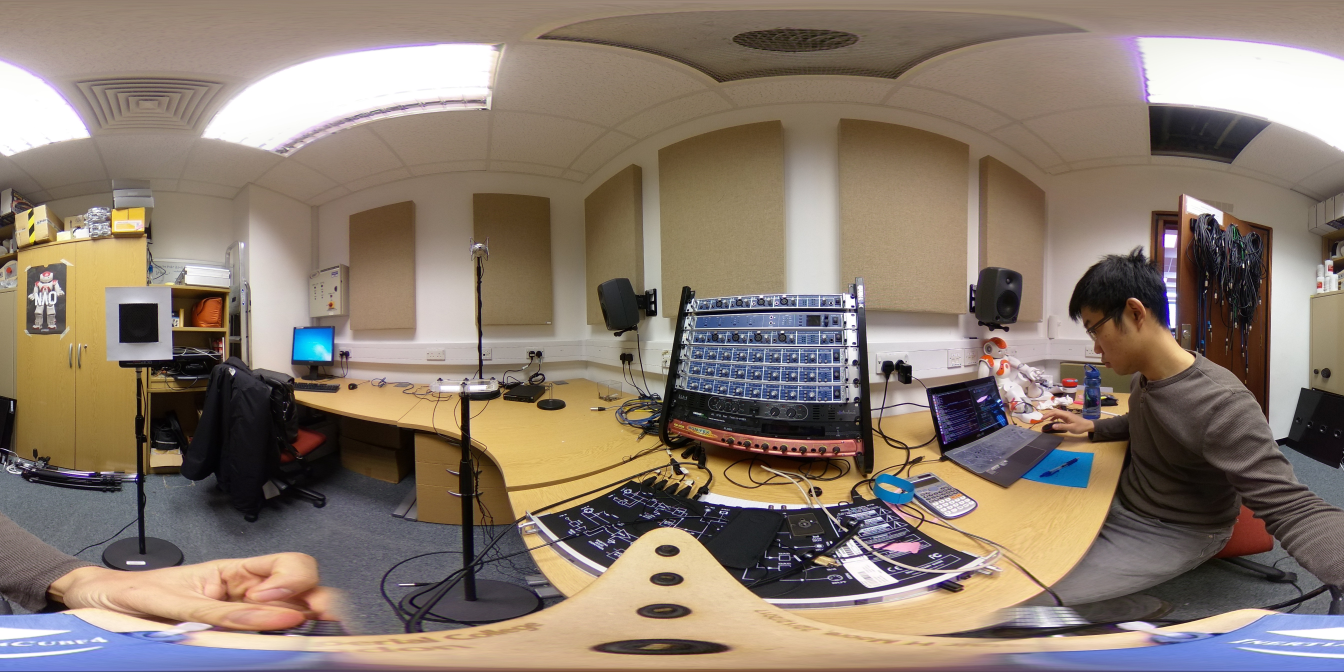
#> input picture src/images/raw_image.jpg, 5376 x 2688 px, found by its file name (shown at 1/4 size)
$ python main_test_caa140518.py   (older library calls are emulated)
#> lines starting #> are read from the running program, lines starting #| are printed output that depends on the picture
#> further down, equirectangular_img is the input picture: shape (2688, 5376, 3); mean B, G, R 110.8, 123.5, 137.9
### src/toolbox.py
######################################### Toolbox ########################################
import numpy as np
import cv2

# For remap function
from numpy import pi
from PIL import Image
import sys

# For perspective shift function:
import os

################ Global Variables ################
font = cv2.FONT_HERSHEY_SIMPLEX

################ Functions ################

######## Horizontal Plane Speaker Detection ########
# [374 lines left out: functions setEdgeParameters, getPosition, displayText, getTrueAzimuth, getTrueElevation, extendImage and 6 more, not called in this run]

######## Image Warping (For 360 Detection) ########

### For Perspective Shifts:
# https://github.com/fuenwang/Equirec2Perspec
# http://paulbourke.net/miscellaneous/sphere2persp/

class Equirectangular:
    def __init__(self, img_name):
        self._img = cv2.imread(img_name, cv2.IMREAD_COLOR)
        [self._height, self._width, _] = self._img.shape
        #cp = self._img.copy()
        #w = self._width
        #self._img[:, :w/8, :] = cp[:, 7*w/8:, :]
        #self._img[:, w/8:, :] = cp[:, :7*w/8, :]


    # [124 lines left out: functions GetPerspective, scanPerspectives, not called in this run]


### For Cube Map:
def genMapData(image_width):
	# Description: Generates the coordinates to remap equirectangular image into a cube map (Feeder for remapImage function)
	# Input: Image width
	# Output: Cube map coordinates

	in_size = [image_width, image_width * 3 / 4]
	edge = in_size[0]/4 # The length of each edge in pixels

	# Create our np arrays
	out_pix = np.zeros((in_size[1], in_size[0], 2), dtype="f4")
	xyz = np.zeros((in_size[1] * in_size[0] / 2, 3), dtype="f4")
	vals = np.zeros((in_size[1] * in_size[0] / 2, 3), dtype="i4")

	# Much faster to use an arange when we assign to to vals
	start, end = 0, 0
	rng_1 = np.arange(0, edge * 3)
	rng_2 = np.arange(edge, edge * 2)

	for i in xrange(in_size[0]):
		# 0: back
		# 1: left
		# 2: front
		# 3: right
		face = int(i / edge)
		rng = rng_1 if face == 2 else rng_2

		end += len(rng)
		vals[start:end, 0] = rng
		vals[start:end, 1] = i
		vals[start:end, 2] = face
		start = end

	# Top/bottom are special conditions
	j, i, face = vals.T
	face[j < edge] = 4  # top
	face[j >= 2 * edge] = 5  # bottom

	# Convert to image xyz
	a = 2.0 * i / edge
	b = 2.0 * j / edge
	one_arr = np.ones(len(a))
	for k in range(6):
		face_idx = face == k

		# Using the face_idx version of each is 50% quicker
		one_arr_idx = one_arr[face_idx]
		a_idx = a[face_idx]
		b_idx = b[face_idx]

		if k == 0:
			vals_to_use =  [-one_arr_idx, 1.0 - a_idx, 3.0 - b_idx]
		elif k == 1:
			vals_to_use =  [a_idx - 3.0, -one_arr_idx, 3.0 - b_idx]
		elif k == 2:
			vals_to_use =  [one_arr_idx, a_idx - 5.0, 3.0 - b_idx]
		elif k == 3:
			vals_to_use =  [7.0 - a_idx, one_arr_idx, 3.0 - b_idx]
		elif k == 4:
			vals_to_use =  [b_idx - 1.0, a_idx - 5.0, one_arr_idx]
		elif k == 5:
			vals_to_use =  [5.0 - b_idx, a_idx - 5.0, -one_arr_idx]

		xyz[face_idx] = np.array(vals_to_use).T

	# Convert to theta and pi
	x, y, z = xyz.T
	theta = np.arctan2(y, x)
	r = np.sqrt(x**2 + y**2)
	phi = np.arctan2(z, r)

	# Source img coords
	uf = (2.0 * edge * (theta + pi) / pi) % in_size[0]
	uf[uf==in_size[0]] = 0.0 # Wrap to pixel 0 (much faster than modulus)
	vf = (2.0 * edge * (pi / 2 - phi) / pi)

	# Mapping matrix
	out_pix[j, i, 0] = vf
	out_pix[j, i, 1] = uf

	map_x_32 = out_pix[:, :, 1]
	map_y_32 = out_pix[:, :, 0]
	return map_x_32, map_y_32

def remapImage(img):
	# Generates a cube map image from an equirectangular image
	# Input: Image
	# Output: Cubemap Image.jpg

#> called with img = 'images/raw_image.jpg'
	imgIn = Image.open(img)
	inSize = imgIn.size
#> inSize = (5376, 2688)

	map_x_32, map_y_32 = genMapData(inSize[0])
	cubemap = cv2.remap(np.array(imgIn), map_x_32, map_y_32, cv2.INTER_LINEAR)
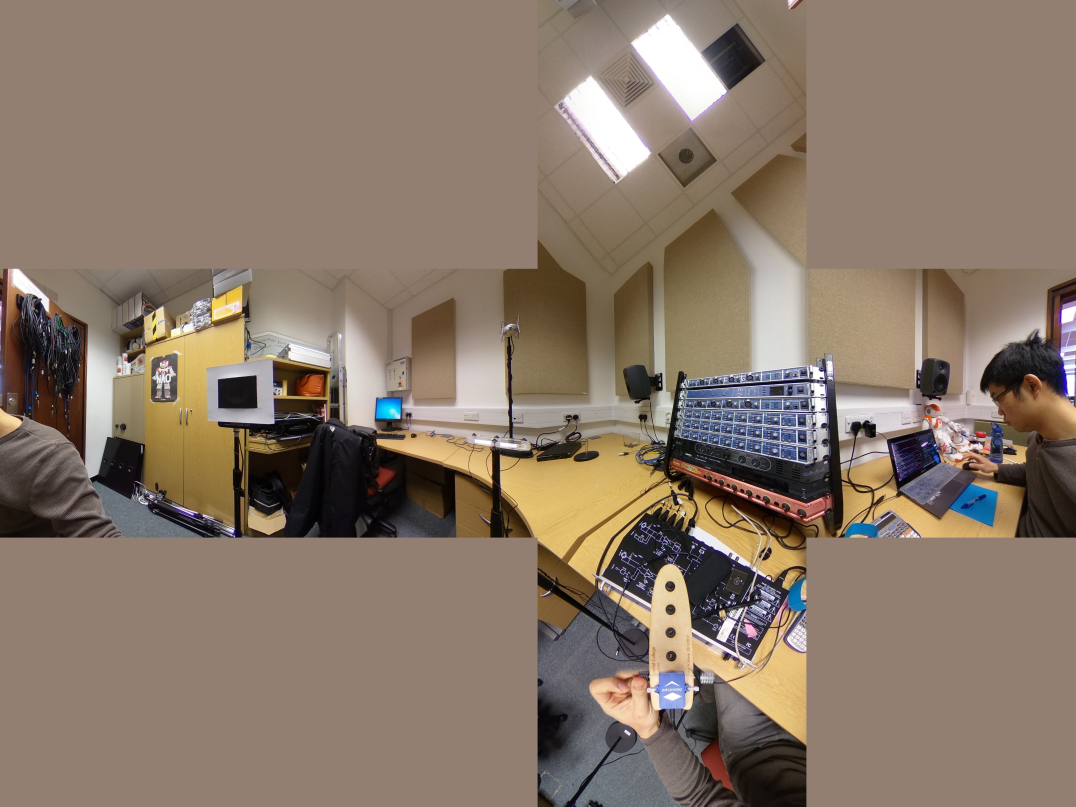
#> cubemap: shape (4032, 5376, 3) (shown at 1/5 size); mean R, G, B 136.8, 120.1, 105.4

	imgOut = Image.fromarray(cubemap)
	imgOut.save("images/process/cube_map.jpg")

	# References:
	# https://pastebin.com/Eeki92Zv (key source)
	# https://stackoverflow.com/questions/29678510/convert-21-equirectangular-panorama-to-cube-map (explanation)
	# https://github.com/bingsyslab/360projection


# Unwarping:
# https://hackaday.io/project/12384-autofan-automated-control-of-air-flow/log/41862-correcting-for-lens-distortions
# https://www.pyimagesearch.com/2014/08/25/4-point-opencv-getperspective-transform-example/

### deprecated/caa140518/main_test_caa140518.py
import toolbox as tb
import numpy as np
import cv2

# [37 lines of commented-out code are left out]
equirectangular_img = cv2.imread('images/raw_image.jpg')
cv2.namedWindow('equirectangular_img', cv2.WINDOW_NORMAL)
cv2.resizeWindow('equirectangular_img', 1000, 800)
img = tb.remapImage('images/raw_image.jpg')


if cv2.waitKey(0) & 0xFF == ord('q'):
#> (key q is pressed here)
	cv2.destroyAllWindows()

# [19 lines of commented-out code are left out]

$ run again, with src/images/R0010039.JPG copied over src/images/raw_image.jpg
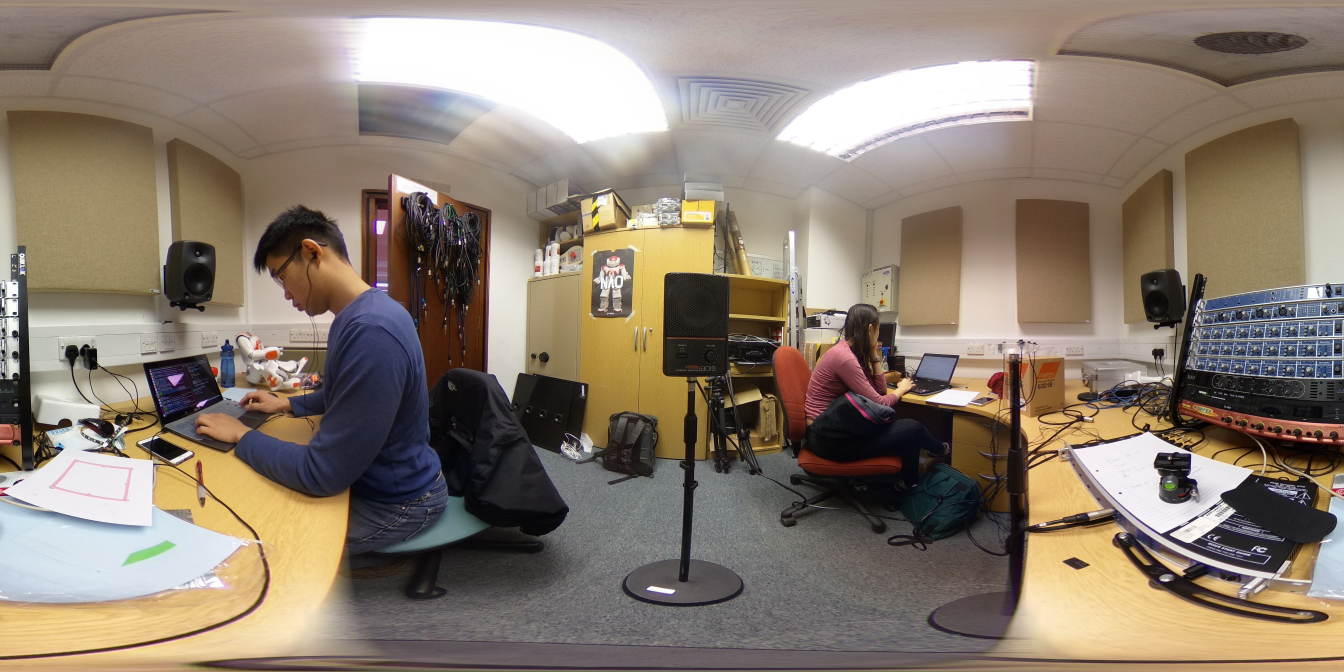
#> input picture src/images/R0010039.JPG, 5376 x 2688 px, found by its file name (shown at 1/4 size)
#> equirectangular_img is the input picture: shape (2688, 5376, 3); mean B, G, R 112.4, 126, 139.3
#> in remapImage, `cubemap = cv2.remap(np.array(imgIn), map_x_32, map_y_32, cv2.INTER_LIN..`:
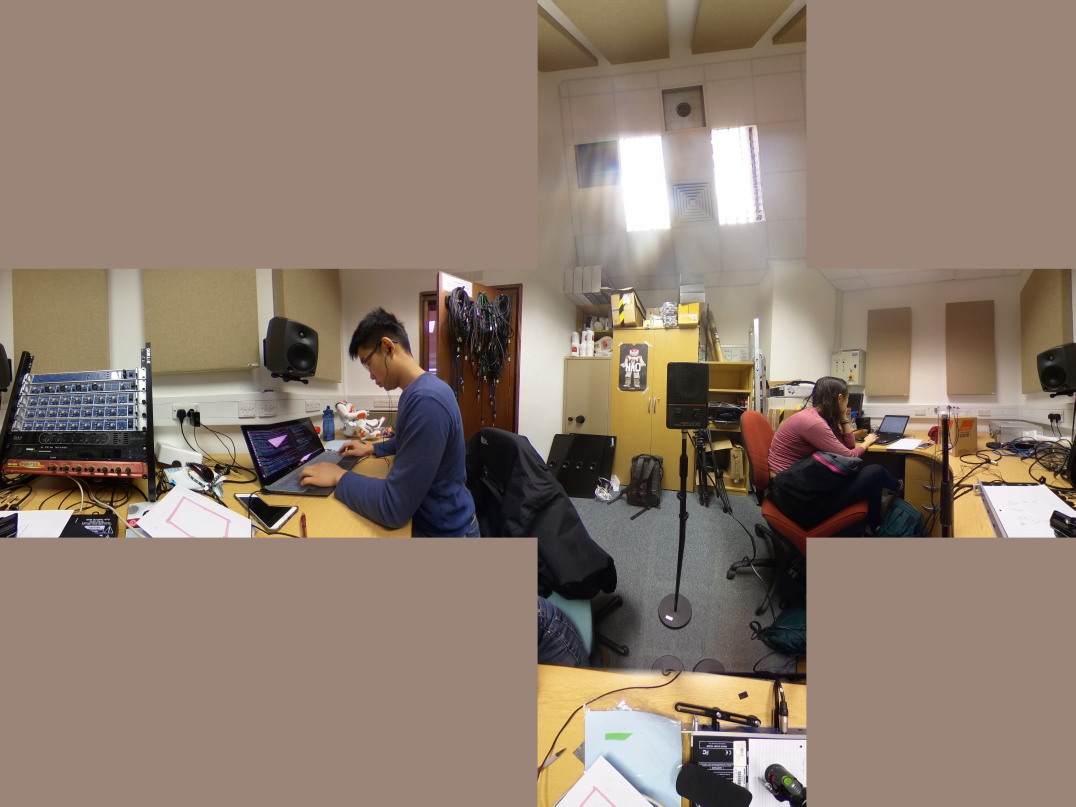
#> cubemap: shape (4032, 5376, 3) (shown at 1/5 size); mean R, G, B 141.9, 124.4, 111
